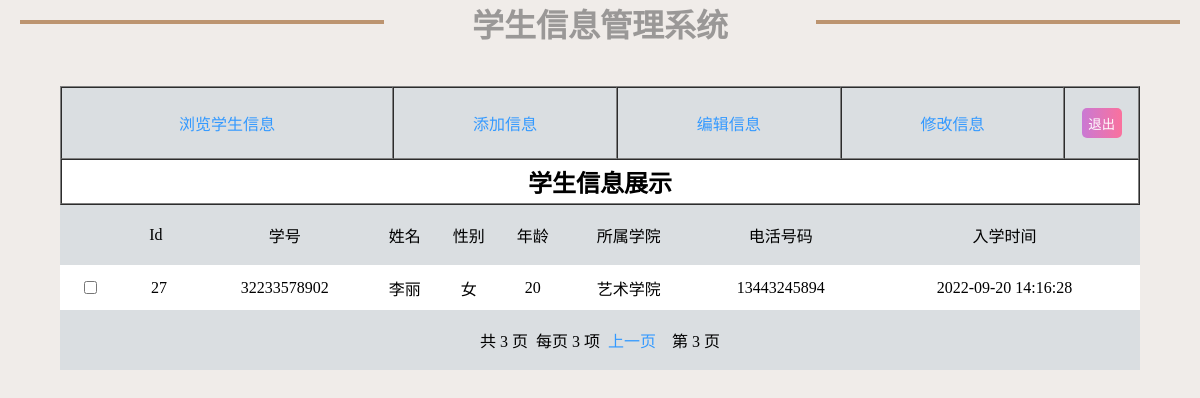
Page /SelectAll.php?curpage=3 on the committed database.
### tables this page shows
CREATE TABLE `studentinfo` (
  `id` int(11) NOT NULL AUTO_INCREMENT,
  `sno` varchar(20) NOT NULL,
  `name` varchar(5) NOT NULL,
  `sex` varchar(1) NOT NULL,
  `age` int(11) NOT NULL,
  `institute` varchar(15) NOT NULL,
  `phone_number` char(11) NOT NULL,
  `time` timestamp NOT NULL DEFAULT CURRENT_TIMESTAMP ON UPDATE CURRENT_TIMESTAMP,
  PRIMARY KEY (`id`)
);

### SelectAll.php (the view, shortened to what this page needs)
<!DOCTYPE html PUBLIC "-//W3C//DTD XHTML 1.0 Transitional//EN" "http://www.w3.org/TR/xhtml1/DTD/xhtml1-transitional.dtd">
<html xmlns="http://www.w3.org/1999/xhtml">
<head>
    <link rel="stylesheet" href="css/a.css">
</head>
<body>
<div>
    <header>
        <hr/>
        <h1>学生信息管理系统</h1>
        <hr/>
    </header>
    <main>
        <table width="900" border="1" align="center">
            <tr>
                <td><a href="SelectAll.php">浏览学生信息</a></td>
                <td><a href="add.php">添加信息</a></td>
                <td><a href="edit.php">编辑信息 </a></td>
                <td><a href="deleteall.php">修改信息</a></td>
                <td><a href="loginout.php"><button class="buttons" type="button">退出</button></a></td>
            </tr>
            <tr>
                <td colspan="7"><h2>学生信息展示</h2></td>
            </tr>
        </table>
        <table>
            <?php
            $con=mysqli_connect("localhost","root","1234");
            mysqli_query($con,"set names utf8");
            if($con){
            $db=mysqli_select_db($con,"mystudent");
            if($db){
            $sql="select * from studentinfo";
            $data = mysqli_query($con,$sql);
            $maxrows = mysqli_num_rows($data);
            $page_size = 3;
            if($maxrows%$page_size == 0){
                $maxpage = (int)($maxrows/$page_size);
            }else{
                $maxpage = (int)($maxrows/$page_size)+1;
            }
            if(isset($_GET['curpage'])){
                $page = $_GET['curpage'];
            }else{
                $page=1;
            }
            $start = $page_size*($page-1);
            $get_sql = "select * from studentinfo limit $start,$page_size";
            $data=mysqli_query($con,$get_sql);
            ?>
            <tbody>
            <tr id="thead">
                <td class="d" colspan="2" align="center">Id</td>
                <td>学号</td>
                <td>姓名</td>
                <td>性别</td>
                <td>年龄</td>
                <td>所属学院</td>
                <td>电活号码</td>
                <td>入学时间</td>
            </tr>
            <?php
            while($row = mysqli_fetch_array($data)){
                ?>
                <tr>
                    <td><input type="checkbox"></td>
                    <td><?php echo $row["id"] ?></td>
                    <td><?php echo $row["sno"] ?></td>
                    <td><?php echo $row["name"] ?></td>
                    <td><?php echo $row["sex"] ?></td>
                    <td><?php echo $row["age"] ?></td>
                    <td><?php echo $row["institute"] ?></td>
                    <td><?php echo $row["phone_number"] ?></td>
                    <td><?php echo $row["time"] ?></td>
                </tr>
                <?php
            }
            ?>
            </tbody>
        </table>
    </main>
    <table  align="center"><tr><td>
                <?php
                echo "<p>共 $maxpage 页&nbsp;&nbsp;";
                echo "每页 $page_size 项&nbsp;&nbsp;";
                if($page>1){
                    $prepage=$page-1;
                    echo "<a href='?curpage=$prepage'>上一页</a>&nbsp;&nbsp;";
                }
                echo "&nbsp;&nbsp;第 $page 页</p>";
                }
                }
                ?>
            </td></tr>
    </table>
</div>
</body>
</html>

### css/a.css (style rules this page uses)
* { margin: 0; padding: 0; }
a:link { color:#39F; text-decoration:none; }
body { background-color: #f0ece9; height: 800px; }
header { display: flex; flex-flow: row nowrap; justify-content: space-between; }
header h1 { color: #9a9897; }
header hr { margin: 20px 20px 0; background-color: #bc9470; border: 2px solid #bc9470; width: 30%; height: 0; }
main button { margin: 20px 5px; width: 38px; height: 35px; color: white; }
main button.buttons { width: 40px; height: 30px; border: none; margin-left: -10px; margin-right: -10px; color: white; text-align: center; background-image: linear-gradient(to right, #c979d4,#fa719d); border-radius: 5px; }
table { margin: 0 auto; width: 90%; text-align: center; border-spacing: 0; }
table tbody tr:first-of-type { background-color: #dadee1 !important; height: 60px; }
table tbody tr { height: 45px; }
table tbody tr:nth-child(odd) { background-color: #eef1f8; }
table tbody tr:nth-child(even) { background-color: #ffffff; }
table tbody tr td.d { padding-left: 55px; }

### rows in the picture
studentinfo: id "27", sno "32233578902", name "李丽", sex "女", age "20", institute "艺术学院", phone_number "13443245894", time "2022-09-20 14:16:28"

### other values in the picture
$maxpage "3"
$page_size "3"
$page "3"
